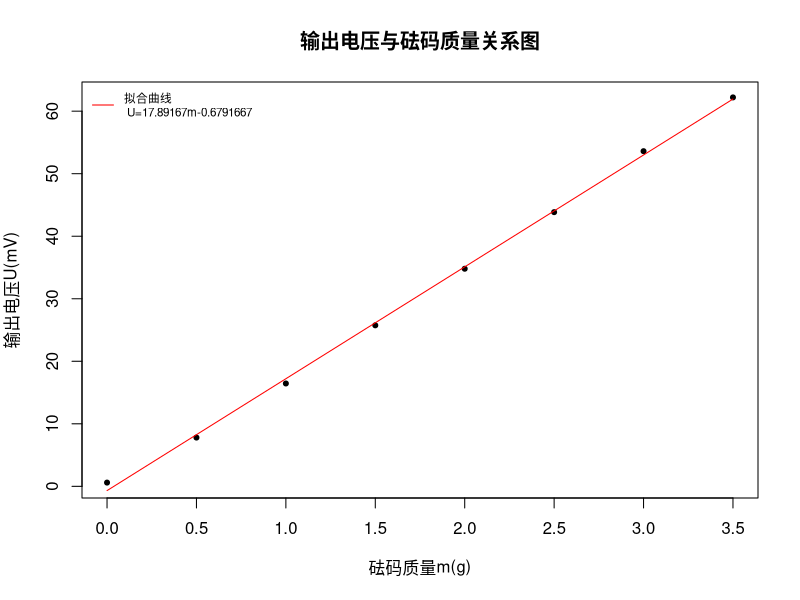
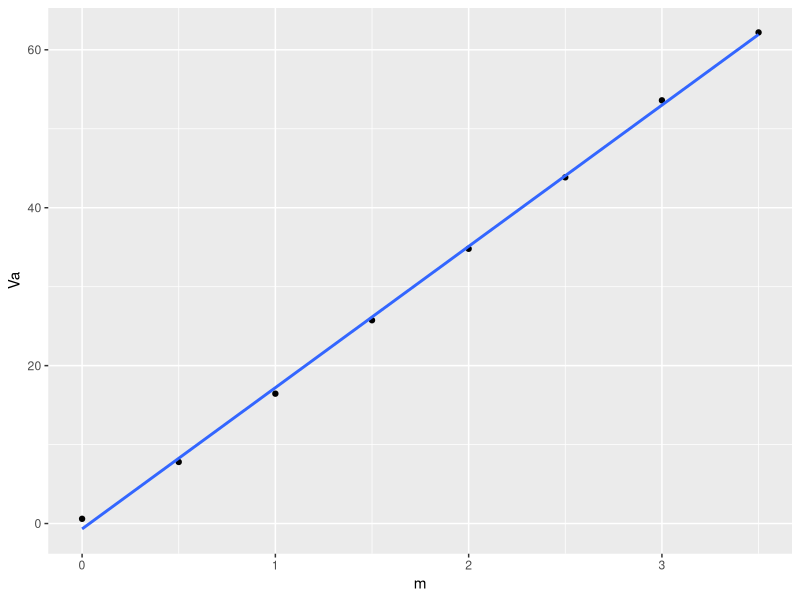
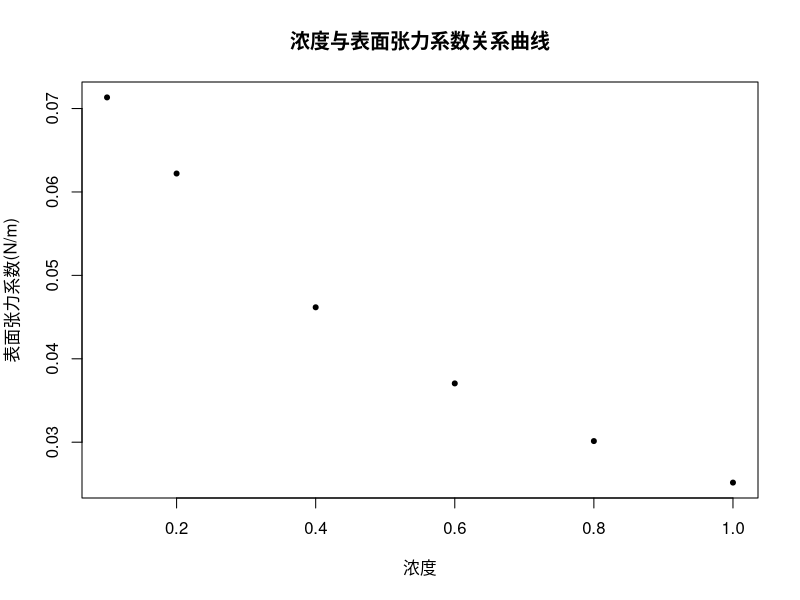
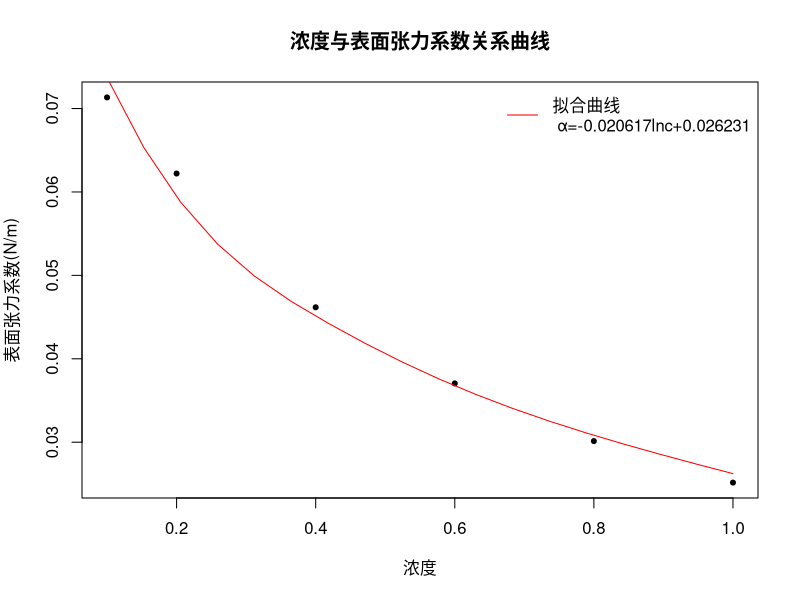

These figures' R source, in order:
## ---- chunk 1
m<-c(0,0.5,1,1.5,2,2.5,3,3.5)
V1<-c(0,9,17.9,27.3,36.5,45.7,54.6,62.2)
V2<-c(1.2,6.6,15,24.2,33.1,42,52.6,62.2)
Va<-(V1+V2)/2
Va
LR<-lm(Va~m)
plot(m,Va,main ="输出电压与砝码质量关系图",xlab="砝码质量m(g)",ylab="输出电压U(mV)",
     pch=20,lty=1,axes = T,frame.plot = T)
lines(m,fitted((LR)),col="red")
legend("topleft","拟合曲线\n U=17.89167m-0.6791667",lty=1,col="red",bty="n",cex=0.7)
summary(LR)
## ---- chunk 2
library(ggplot2)
mydata <- data.frame(m,Va)
sp<-ggplot(mydata,aes(m,Va))+geom_point()
sp+stat_smooth(method=lm,se=FALSE)
## ---- chunk 3
ma<-sum(m)/length(m)
Ua<-sum(Va)/length(Va)
b<-(ma*Ua-sum(m*Va)/length(m))/(ma^2-sum(m^2)/length(m))
a<-Ua-b*ma
R<-(sum(m*Va)/length(m)-ma*Ua)/sqrt((ma^2-sum(m^2)/length(m))*(Ua^2-sum(Va^2)/length(Va)))
K<-b/9.7883
## ---- chunk 4
D1<-c(32.04,32.04,32.04,32.04,32.02)
D2<-c(30.96,30.92,30.98,30.92,30.96)
D1a<-mean(D1)
D2a<-mean(D2)
D1sd<-sd(D1)/length(D1)
D2sd<-sd(D2)/length(D2)

U1<-c(34.5,36.1,35.5,35.6,36.2)
U2<-c(7.9,7.8,7.8,7.7,7.7)
dU<-U1-U2
dUa<-mean(dU)
dUsd<-sd(dU)/length(dU)
α1<-dUa/(K*pi*(D1a+D2a))
## ---- chunk 5
Sdu<-sqrt(sum((dU-dUa)^2)/20)
SD1<-sqrt(sum((D1-D1a)^2)/20)
SD2<-sqrt(sum((D2-D2a)^2)/20)
Sa<-sqrt((α1/dUa*Sdu)^2+(α1/(D1a+D2a)*SD1)^2+(α1/(D1a+D2a)*SD2)^2)
Va<-4*Sa^4/((α1/dUa*Sdu)^4+(α1/(D1a+D2a)*SD1)^4+(α1/(D1a+D2a)*SD2)^4)

Uu<-0.1/sqrt(3)
Ud<-0.02/sqrt(3)
Sb<-sqrt((α1/dUa*Uu)^2+(α1/(D1a+D2a)*Ud)^2+(α1/(D1a+D2a)*Ud)^2)
Vb<-Sb^4/((α1/dUa*Uu)^4+(α1/(D1a+D2a)*Ud)^4+(α1/(D1a+D2a)*Ud)^4)

S<-sqrt(Sa^2+Sb^2)
V<-S^4/(Sa^4/Va+Sb^4/Vb)

tp<-qt(0.95,V)
N<-tp*S
## ---- chunk 6
u1<-c(14.3,16.7,18.8,22.7,28.1,31.6)
u2<-c(5.2,5.8,5.4,6.0,5.6,5.8)
C<-c(1,0.8,0.6,0.4,0.2,0.1)
du<-u1-u2
f=du/(1000*K)
α2<-du/(K*pi*(D1a+D2a))
## ---- chunk 7
plot(C,α2,main ="浓度与表面张力系数关系曲线",xlab="浓度",ylab="表面张力系数(N/m)",
     pch=20,lty=1,axes = T,frame.plot = T)
 
 nlc<-nls.control(maxiter = 1000)#最大能1000次循环

 f1=function(C, a, b) {a*log(C)+b};
 result1=nls(C~f1(C, a, b), control = nlc, data=data.frame(C,α2), start=list(a=-1, b=0))
 summary(result1) 
 
 f2=function(C, a, b) {a*(C)^(-1)+b};
 result2=nls(C~f2(C, a, b), control = nlc, data=data.frame(C,α2), start=list(a=1, b=0))
 summary(result2) 
## ---- chunk 8
plot(C,α2,main ="浓度与表面张力系数关系曲线",xlab="浓度",ylab="表面张力系数(N/m)",
     pch=20,lty=1,axes = T,frame.plot = T)
lr<-(-0.020617)*log(C)+0.026231
lines(spline(C,lr),col="red")
legend("topright","拟合曲线\n α=-0.020617lnc+0.026231",lty=1,col="red",bty="n")
## ---- chunk 9
A<-log(C)
B<-C^(-1)
a<-lm(α2~A)
b<-lm(α2~B)
summary(a)
summary(b)
